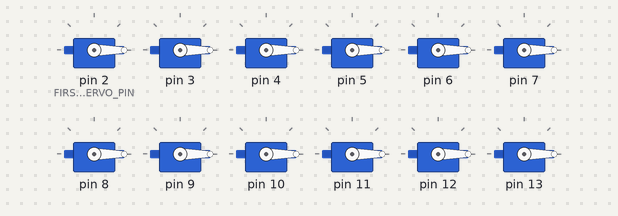
This sketch was run on a simulated Arduino Mega 2560, built with avr-gcc and run on an emulated ATmega2560. On the bench: 12 × servo. What the sketch prints to the serial monitor is not drawn.

Above: at 0.05 s.
At 0.4 s:
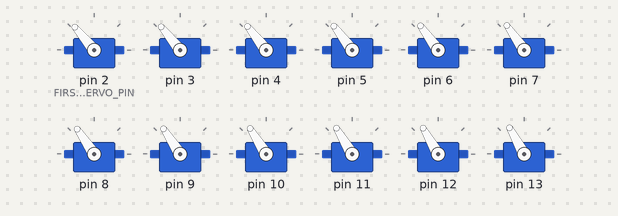
At 0.6 s:
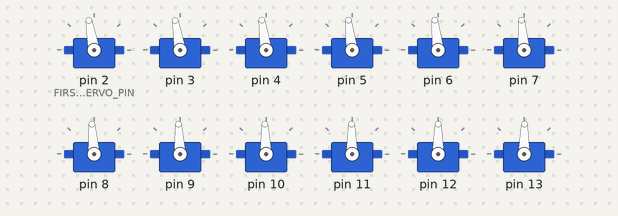
At 1.2 s:
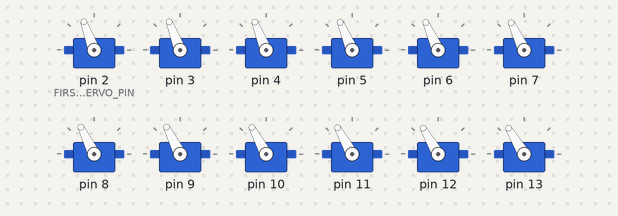
At 1.75 s:
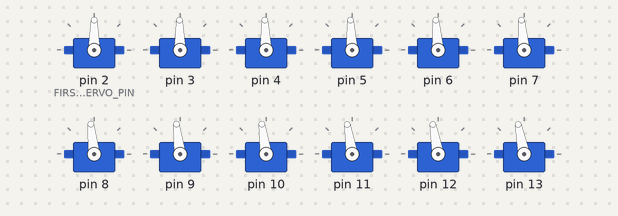
At 2.35 s:
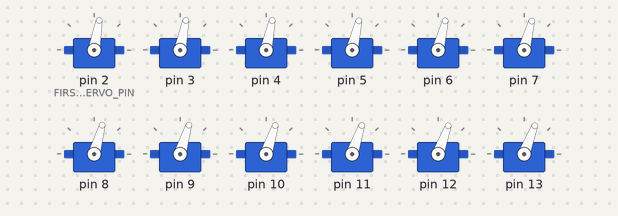
Timing chart, 0 to 5.5 s (numbered marks = the images above):
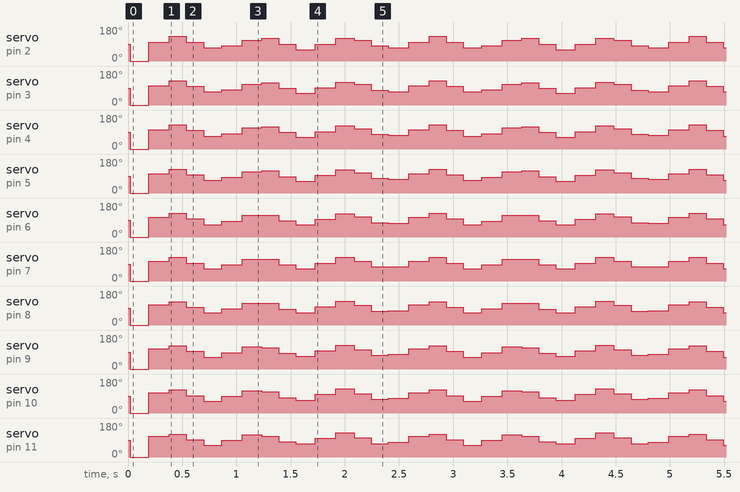

The sketch:

_intoArray_v1.ino
```cpp
#include <Servo.h>
const int NBR_SERVOS= 30;  // the number of servos, up to 48 for Mega, 12 for other boards
const int FIRST_SERVO_PIN= 2;

int counter = 1;
Servo Servos[NBR_SERVOS] ; // max servos is 48 for mega, 12 for other boards


int pos [NBR_SERVOS];    // variable to store the servo position
int angle=100;
long lastMove = 0;
long lastPulse = 0;
int nextServo=0;

boolean firstContact=false;

void setup()
{
  Serial.begin(9600);

  for( int i =0; i < NBR_SERVOS; i++)
    Servos[i].attach( FIRST_SERVO_PIN +i);//, 800, 2200);
//Servos[i].write(pos[100]);

//  for( int i =0; i < NBR_SERVOS; i++){
//    Servos[i].write( pos[100]);//, 800, 2200);
////Servos[i].write(pos[100]);
//}
}


void loop()
{
  //sending one byte first to trigger serialEvent function in processing
//  if(!firstContact) {
//    Serial.println('Y');
//    firstContact=true;
//  }

  if (millis() - lastPulse > 15) {  // pulse servo every 20 ms
    pulseServo();
    lastPulse = millis();  // save the time when you last pulsed
  }

  // this if statement changes the angle every 0.5 seconds:

  if (millis() - lastMove > 100) {
    changeAngle();
    lastMove = millis();
  }
}


void changeAngle() {

   for(int i = 0; i<NBR_SERVOS; i++)  // goes from 0 degrees to 180 degrees
  { pos[i]=angle;
  angle =angle+counter;
  if (angle>=130||angle<=60){
   counter*=-1;
  }

//  if(angle<130){
//      angle-=counter;
//    }
//
// else if(angle>60) {
//    angle+=counter  ;}
//


  Serial.println(angle);
  }

 }
void pulseServo() {

   for( int i =0; i <NBR_SERVOS; i++)
   {
    Servos[i].write(pos[i]);
    //delay(15);                       // waits 15ms for the servo to reach the position
  }
  }
```

Measured:
- by itself, servo on pin 7: repeats every 2.4 s: 105° 0.19 s, 125° 0.16 s, 95° 0.16 s, 65° 0.17 s, 85° 0.19 s, 115° 0.34 s, 85° 0.16 s, 65° 0.18 s, 95° 0.19 s, 125° 0.17 s, 105° 0.16 s, 75° 0.35 s
- by itself, servo on pin 3: repeats every 2.4 s: 101° 0.19 s, 129° 0.16 s, 99° 0.16 s, 69° 0.17 s, 81° 0.19 s, 111° 0.18 s, 119° 0.16 s, 89° 0.16 s, 61° 0.18 s, 91° 0.19 s, 121° 0.17 s, 109° 0.16 s, 79° 0.16 s, 71° 0.19 s
